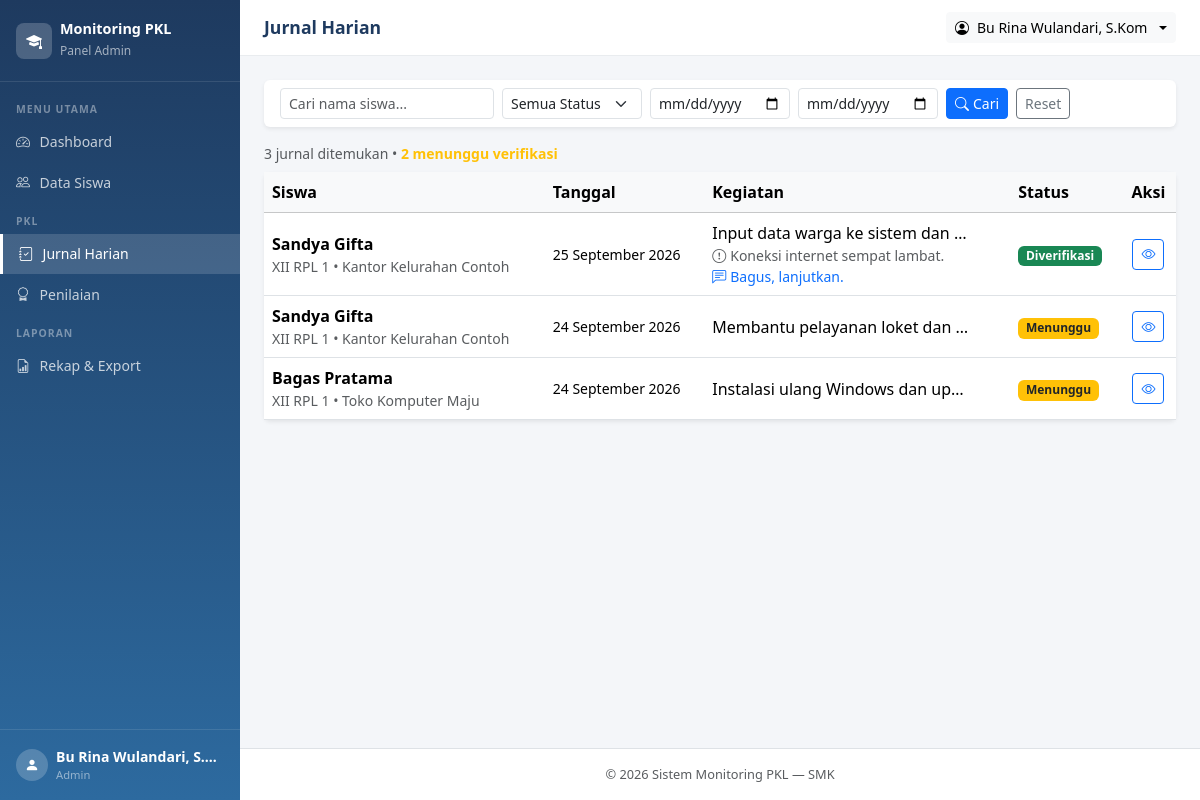
Before: /admin/jurnal/index.php (signed in) with the older database file.
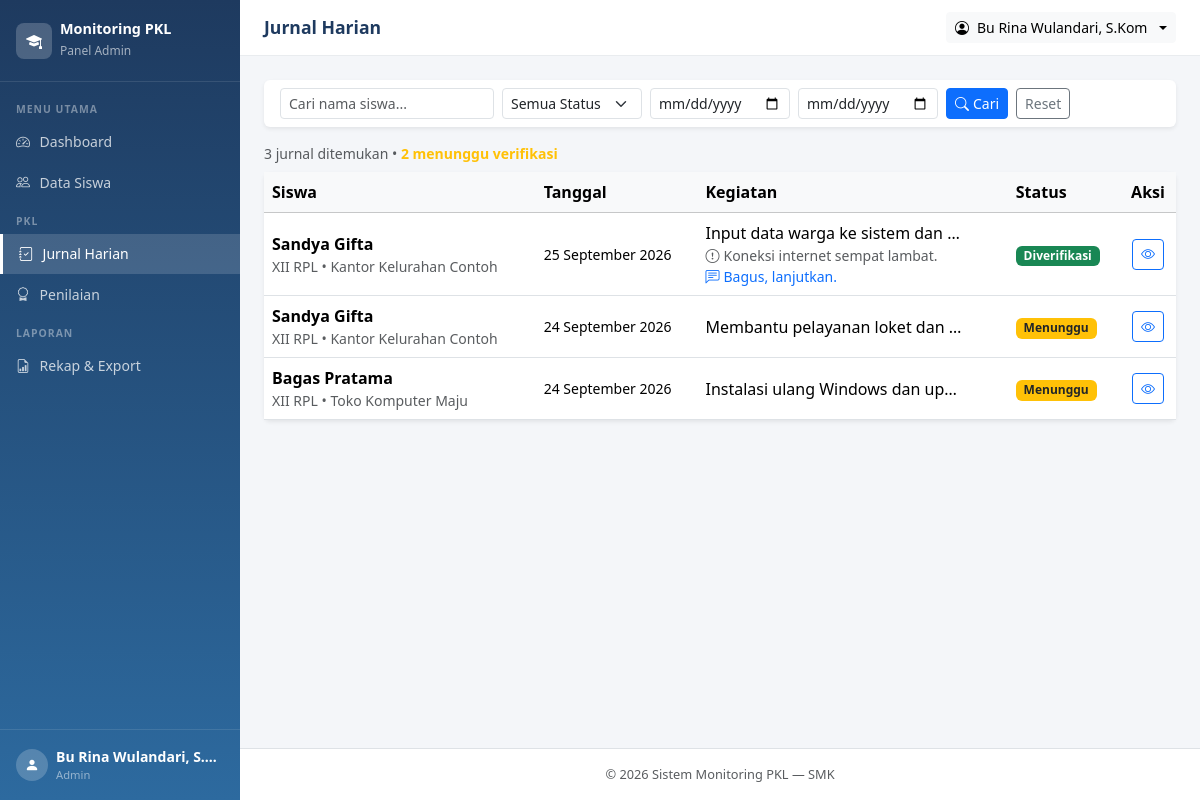
After: the same page with the newer database file.
### tables this page shows
CREATE TABLE IF NOT EXISTS `jurnal_harian` (
  `id`                INT UNSIGNED  NOT NULL AUTO_INCREMENT,
  `siswa_id`          INT UNSIGNED  NOT NULL,
  `tanggal`           DATE          NOT NULL,
  `kegiatan`          TEXT          NOT NULL,
  `kendala`           TEXT          DEFAULT NULL COMMENT 'Boleh kosong',
  `status_verifikasi` ENUM('menunggu','diverifikasi','ditolak')
                      NOT NULL DEFAULT 'menunggu',
  `catatan_admin`     TEXT          DEFAULT NULL COMMENT 'Catatan guru saat verifikasi',
  `created_at`        TIMESTAMP     NOT NULL DEFAULT CURRENT_TIMESTAMP,
  `updated_at`        TIMESTAMP     NOT NULL DEFAULT CURRENT_TIMESTAMP
                      ON UPDATE CURRENT_TIMESTAMP,
  PRIMARY KEY (`id`),
   
  UNIQUE KEY `uq_siswa_tanggal` (`siswa_id`, `tanggal`),
  KEY `idx_status`  (`status_verifikasi`),
  KEY `idx_tanggal` (`tanggal`),
  CONSTRAINT `fk_jurnal_siswa`
    FOREIGN KEY (`siswa_id`)
    REFERENCES `siswa`(`id`)
    ON DELETE CASCADE
);

CREATE TABLE IF NOT EXISTS `siswa` (
  `id`                        INT UNSIGNED  NOT NULL AUTO_INCREMENT,
  `user_id`                   INT UNSIGNED  NOT NULL COMMENT 'Relasi ke users.id (akun siswa)',
  `nis`                       VARCHAR(20)   NOT NULL COMMENT 'Nomor Induk Siswa',
  `kelas`                     VARCHAR(20)   NOT NULL COMMENT 'Contoh: XII RPL 1',
  `tempat_pkl`                VARCHAR(150)  NOT NULL COMMENT 'Nama perusahaan/instansi',
  `alamat_pkl`                VARCHAR(255)  DEFAULT NULL COMMENT 'Alamat tempat PKL, boleh kosong',
  `nama_pembimbing_industri`  VARCHAR(100)  NOT NULL COMMENT 'Mentor di tempat PKL, hanya data',
  `no_hp_pembimbing_industri` VARCHAR(20)   DEFAULT NULL COMMENT 'Boleh kosong',
  `guru_pembimbing_id`        INT UNSIGNED  NOT NULL COMMENT 'Relasi ke users.id (guru/admin)',
  `tgl_mulai`                 DATE          NOT NULL,
  `tgl_selesai`               DATE          NOT NULL COMMENT 'Tidak boleh sebelum tgl_mulai',
  PRIMARY KEY (`id`),
  UNIQUE KEY `uq_nis`     (`nis`),
  UNIQUE KEY `uq_user_id` (`user_id`),
  KEY `idx_guru_pembimbing` (`guru_pembimbing_id`),
  KEY `idx_kelas`           (`kelas`),
  CONSTRAINT `fk_siswa_user`
    FOREIGN KEY (`user_id`)
    REFERENCES `users`(`id`)
    ON DELETE CASCADE,
  CONSTRAINT `fk_siswa_guru`
    FOREIGN KEY (`guru_pembimbing_id`)
    REFERENCES `users`(`id`)
    ON DELETE RESTRICT    
);

CREATE TABLE IF NOT EXISTS `users` (
  `id`         INT UNSIGNED  NOT NULL AUTO_INCREMENT,
  `nama`       VARCHAR(100)  NOT NULL,
  `username`   VARCHAR(50)   NOT NULL,
  `password`   VARCHAR(255)  NOT NULL COMMENT 'Hasil password_hash(), bukan teks asli',
  `role`       ENUM('admin','siswa') NOT NULL DEFAULT 'siswa',
  `created_at` TIMESTAMP     NOT NULL DEFAULT CURRENT_TIMESTAMP,
  PRIMARY KEY (`id`),
  UNIQUE KEY `uq_username` (`username`)
);

### admin/jurnal/index.php (the view, shortened to what the changed rows need)
<?php
require_once __DIR__ . '/../../includes/functions.php';
$db = get_db();
$page       = max(1, (int)($_GET['page'] ?? 1));
$per_page   = 10;
$offset     = ($page - 1) * $per_page;
$where  = 'WHERE 1=1';
$params = [];
$sql = "
    SELECT j.id, j.tanggal, j.kegiatan, j.kendala,
           j.status_verifikasi, j.catatan_admin, j.created_at,
           u.nama AS nama_siswa, s.kelas, s.tempat_pkl, s.id AS siswa_id
    FROM jurnal_harian j
    JOIN siswa s ON j.siswa_id = s.id
    JOIN users u ON s.user_id  = u.id
    $where
    ORDER BY j.tanggal DESC, j.created_at DESC
    LIMIT $per_page OFFSET $offset
";
$stmt = $db->prepare($sql);
$stmt->execute($params);
$jurnal_list = $stmt->fetchAll();
require_once __DIR__ . '/../../includes/header.php';
?>
<div class="card border-0 shadow-sm">
  <div class="card-body p-0">
    <?php if (empty($jurnal_list)): ?>
      <div class="text-center py-5 text-muted">
        <i class="bi bi-journal-x fs-3 d-block mb-2"></i>
        Tidak ada jurnal ditemukan.
      </div>
    <?php else: ?>
      <div class="table-responsive">
        <table class="table table-hover align-middle mb-0">
          <thead class="table-light">
            <tr>
              <th>Siswa</th>
              <th>Tanggal</th>
              <th>Kegiatan</th>
              <th>Status</th>
              <th class="text-center">Aksi</th>
            </tr>
          </thead>
          <tbody>
            <?php foreach ($jurnal_list as $j): ?>
            <tr>
              <td>
                <div class="fw-semibold"><?= e($j['nama_siswa']) ?></div>
                <div class="text-muted small"><?= e($j['kelas']) ?> &bull; <?= e($j['tempat_pkl']) ?></div>
              </td>
              <td class="text-nowrap small"><?= format_tanggal($j['tanggal']) ?></td>
              <td>
                <div style="max-width:260px">
                  <div class="text-truncate"><?= e($j['kegiatan']) ?></div>
                  <?php if ($j['kendala']): ?>
                    <div class="text-muted small text-truncate">
                      <i class="bi bi-exclamation-circle me-1"></i><?= e($j['kendala']) ?>
                    </div>
                  <?php endif; ?>
                  <?php if ($j['catatan_admin']): ?>
                    <div class="small text-primary text-truncate">
                      <i class="bi bi-chat-left-text me-1"></i><?= e($j['catatan_admin']) ?>
                    </div>
                  <?php endif; ?>
                </div>
              </td>
              <td><?= badge_status($j['status_verifikasi']) ?></td>
              <td class="text-center">
                <button type="button" class="btn btn-sm btn-outline-primary"
                  data-bs-toggle="modal"
                  data-bs-target="#modalVerif"
                  data-id="<?= $j['id'] ?>"
                  data-nama="<?= e($j['nama_siswa']) ?>"
                  data-tanggal="<?= e(format_tanggal($j['tanggal'])) ?>"
                  data-kegiatan="<?= e($j['kegiatan']) ?>"
                  data-kendala="<?= e($j['kendala'] ?? '') ?>"
                  data-status="<?= e($j['status_verifikasi']) ?>"
                  data-catatan="<?= e($j['catatan_admin'] ?? '') ?>">
                  <i class="bi bi-eye"></i>
                </button>
              </td>
            </tr>
            <?php endforeach; ?>
          </tbody>
        </table>
      </div>
    <?php endif; ?>
  </div>
</div>
<?php require_once __DIR__ . '/../../includes/footer.php'; ?>

### includes/functions.php (shortened to what the changed rows need)
<?php
function e(string $string): string
{
    return htmlspecialchars($string, ENT_QUOTES, 'UTF-8');
}
function format_tanggal(string $tanggal): string
{
    $bulan = ['', 'Januari','Februari','Maret','April','Mei','Juni',
              'Juli','Agustus','September','Oktober','November','Desember'];
    $ts = strtotime($tanggal);
    return date('j', $ts) . ' ' . $bulan[(int)date('n', $ts)] . ' ' . date('Y', $ts);
}
function badge_status(string $status): string
{
    $map = [
        'menunggu'     => ['bg-warning text-dark', 'Menunggu'],
        'diverifikasi' => ['bg-success',           'Diverifikasi'],
        'ditolak'      => ['bg-danger',            'Ditolak'],
    ];
    [$class, $label] = $map[$status] ?? ['bg-secondary', ucfirst($status)];
    return '<span class="badge ' . $class . '">' . $label . '</span>';
}

Changed rows visible on the page:
changed through a linked row, jurnal_harian "25 September 2026": siswa.kelas "XII RPL 1" → "XII RPL"
changed through a linked row, jurnal_harian "Membantu pelayanan loket dan…": siswa.kelas "XII RPL 1" → "XII RPL"
changed through a linked row, jurnal_harian "Bagas Pratama": siswa.kelas "XII RPL 1" → "XII RPL"
